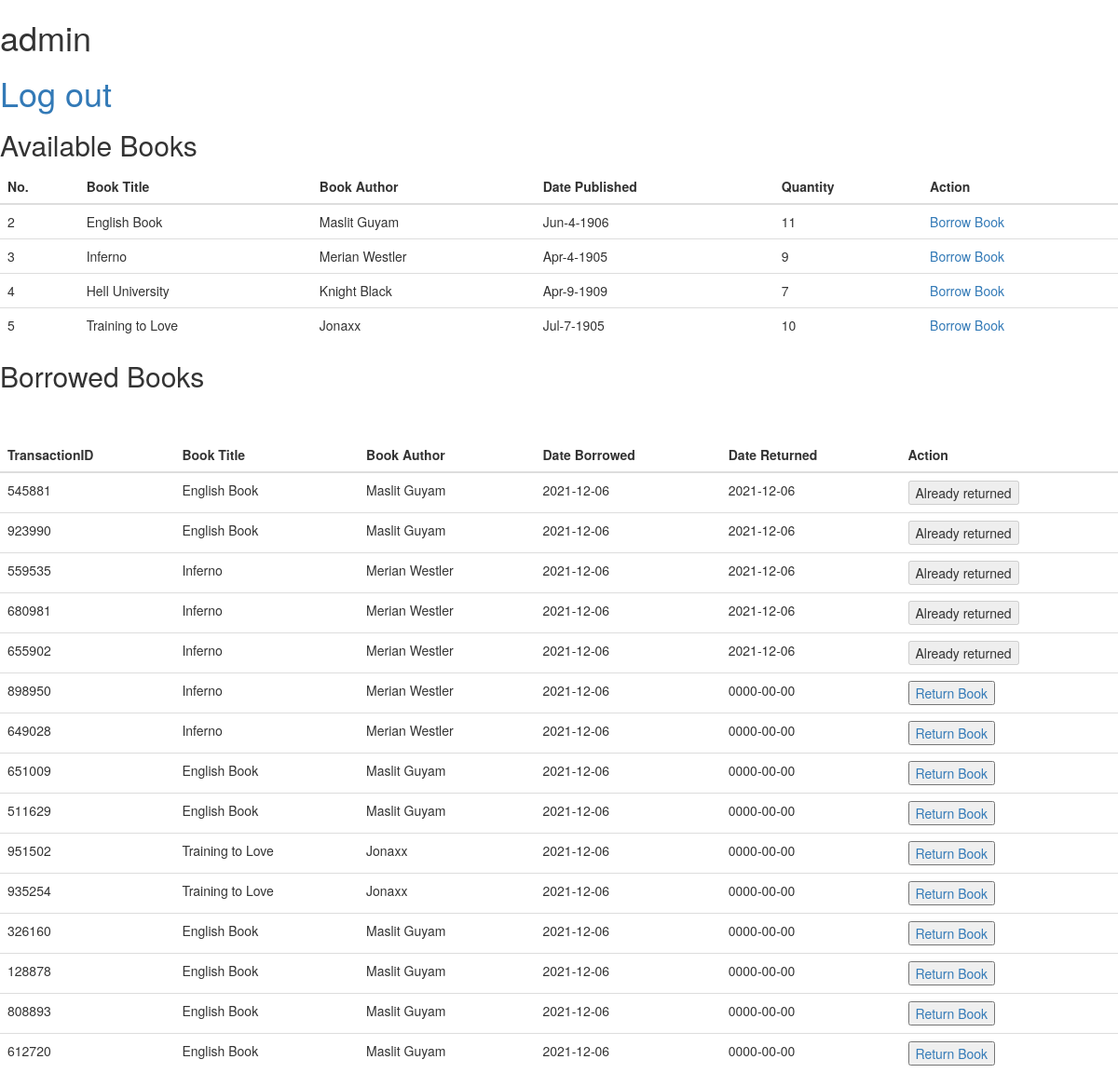
Screenshot of /mainpage.php (signed in) with the database file from the repository.
### tables this page shows
CREATE TABLE `tblbooks` (
  `No` int(11) NOT NULL,
  `BookTitle` varchar(50) NOT NULL,
  `BookAuthor` varchar(25) NOT NULL,
  `DatePublished` varchar(50) NOT NULL,
  `Quantity` int(11) NOT NULL
);

CREATE TABLE `booktransactions` (
  `TransactionID` int(11) NOT NULL,
  `BID` int(11) NOT NULL,
  `UserID` int(11) NOT NULL,
  `DateBorrowed` date NOT NULL,
  `DateReturned` date NOT NULL
);

### mainpage.php (the view, shortened to what this page needs)
<!DOCTYPE html>
<html lang = "en">
<head>
	<link rel="stylesheet" href="users.css"/>
	 <link rel="stylesheet" href="https://maxcdn.bootstrapcdn.com/bootstrap/3.3.7/css/bootstrap.min.css">
</head>
<body><div><h1><?php
echo $_SESSION['username'];
?></h1>
</div><div><h1>
<a href="logout.php">Log out</a></h1>
</div>
	<h2>Available Books</h2>
	<?php
	$servername = "localhost";
	$username = "root";
	$password = "";
	$dbname = "prjctable";
	$link = mysqli_connect($servername, $username, $password, $dbname);
?>
<p>
<table class="table">
	<thead>
		<tr>
			<th>No.</th>
			<th>Book Title</th>
			<th>Book Author</th>
			<th>Date Published</th>
			<th>Quantity</th>
			<th>Action</th>
		</tr>
	</thead>
	<?php
			$query = "select * from tblbooks";
			$result = mysqli_query($link, $query);
			while ($row = mysqli_fetch_array($result)) {
				echo "<tr>";
				echo "<td>" . $row['No'] . "</td>";
				echo "<td>" . $row['BookTitle'] . "</td>";
				echo "<td>" . $row['BookAuthor'] . "</td>";
				echo "<td>" . $row['DatePublished'] . "</td>";
				echo "<td>" . $row['Quantity'] . "</td>";
				echo "<td> "?>
						<a href = "mainpage.php?id=<?php echo $row['No']; ?>&del=delete" > Borrow Book </a>
					</td>
				</tr>
				<?php $n++;
			} ?>
</table>
<h2>Borrowed Books</h2>
<table class="table">
	<thead>
		<tr>
			<th>TransactionID</th>
			<th>Book Title</th>
			<th>Book Author</th>
			<th>Date Borrowed</th>
			<th>Date Returned</th>
			<th>Action</th>
		</tr>
	</thead>
<br>
<br>
	<?php
			$query = "SELECT * FROM `booktransactions`,users,tblbooks WHERE users.user_id=booktransactions.UserID AND tblbooks.No=booktransactions.BID";
			$result = mysqli_query($link, $query);
			while ($row = mysqli_fetch_array($result)) {
				echo "<tr>";
				echo "<td>" . $row['TransactionID'] . "</td>";
				echo "<td>" . $row['BookTitle'] . "</td>";
				echo "<td>" . $row['BookAuthor'] . "</td>";
				echo "<td>" . $row['DateBorrowed'] . "</td>";
				echo "<td>" . $row['DateReturned'] . "</td>";
				echo "<td> "?><?php if($row['DateReturned']=="0000-00-00"
){?><button>
						<a href = "mainpage.php?ids=<?php echo $row['TransactionID']; ?>&id=<?php echo $row['BID']; ?>&dels=delete" > Return Book </a>
					</button>
<?php }else{ ?>
<button disabled="">Already returned</button>
<?php } ?>
				</td>
				</tr>
				<?php $n++;
			}
			?>
<body>
</html>

### css/users.css (style rules this page uses)
body { margin: 0; padding: 0; font-family: 'Poppins', sans-serif; height: 100vh; }

### rows the page displays
tblbooks: No "2", BookTitle "English Book", BookAuthor "Maslit Guyam", DatePublished "Jun-4-1906", Quantity "11"
tblbooks: No "3", BookTitle "Inferno", BookAuthor "Merian Westler", DatePublished "Apr-4-1905", Quantity "9"
tblbooks: No "4", BookTitle "Hell University", BookAuthor "Knight Black", DatePublished "Apr-9-1909", Quantity "7"
tblbooks: No "5", BookTitle "Training to Love", BookAuthor "Jonaxx", DatePublished "Jul-7-1905", Quantity "10"
booktransactions: TransactionID "545881", tblbooks.BookTitle "English Book", tblbooks.BookAuthor "Maslit Guyam", DateBorrowed "2021-12-06", DateReturned "2021-12-06", shows "Already returned"
booktransactions: TransactionID "923990", tblbooks.BookTitle "English Book", tblbooks.BookAuthor "Maslit Guyam", DateBorrowed "2021-12-06", DateReturned "2021-12-06", shows "Already returned"
booktransactions: TransactionID "559535", tblbooks.BookTitle "Inferno", tblbooks.BookAuthor "Merian Westler", DateBorrowed "2021-12-06", DateReturned "2021-12-06", shows "Already returned"
booktransactions: TransactionID "680981", tblbooks.BookTitle "Inferno", tblbooks.BookAuthor "Merian Westler", DateBorrowed "2021-12-06", DateReturned "2021-12-06", shows "Already returned"
booktransactions: TransactionID "655902", tblbooks.BookTitle "Inferno", tblbooks.BookAuthor "Merian Westler", DateBorrowed "2021-12-06", DateReturned "2021-12-06", shows "Already returned"
booktransactions: TransactionID "898950", tblbooks.BookTitle "Inferno", tblbooks.BookAuthor "Merian Westler", DateBorrowed "2021-12-06", DateReturned "0000-00-00"
booktransactions: TransactionID "649028", tblbooks.BookTitle "Inferno", tblbooks.BookAuthor "Merian Westler", DateBorrowed "2021-12-06", DateReturned "0000-00-00"
booktransactions: TransactionID "651009", tblbooks.BookTitle "English Book", tblbooks.BookAuthor "Maslit Guyam", DateBorrowed "2021-12-06", DateReturned "0000-00-00"
booktransactions: TransactionID "511629", tblbooks.BookTitle "English Book", tblbooks.BookAuthor "Maslit Guyam", DateBorrowed "2021-12-06", DateReturned "0000-00-00"
booktransactions: TransactionID "951502", tblbooks.BookTitle "Training to Love", tblbooks.BookAuthor "Jonaxx", DateBorrowed "2021-12-06", DateReturned "0000-00-00"
booktransactions: TransactionID "935254", tblbooks.BookTitle "Training to Love", tblbooks.BookAuthor "Jonaxx", DateBorrowed "2021-12-06", DateReturned "0000-00-00"
booktransactions: TransactionID "326160", tblbooks.BookTitle "English Book", tblbooks.BookAuthor "Maslit Guyam", DateBorrowed "2021-12-06", DateReturned "0000-00-00"
booktransactions: TransactionID "128878", tblbooks.BookTitle "English Book", tblbooks.BookAuthor "Maslit Guyam", DateBorrowed "2021-12-06", DateReturned "0000-00-00"
booktransactions: TransactionID "808893", tblbooks.BookTitle "English Book", tblbooks.BookAuthor "Maslit Guyam", DateBorrowed "2021-12-06", DateReturned "0000-00-00"
booktransactions: TransactionID "612720", tblbooks.BookTitle "English Book", tblbooks.BookAuthor "Maslit Guyam", DateBorrowed "2021-12-06", DateReturned "0000-00-00"

### other values shown
$_SESSION['username'] "admin"
